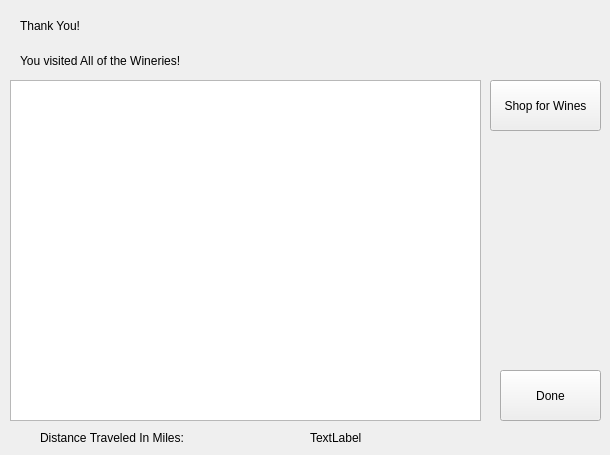
    <widget class="QWidget" name="page_finalVisitAll">
     <widget class="QListWidget" name="list_visitAll">
      <property name="geometry">
       <rect>
        <x>10</x>
        <y>80</y>
        <width>471</width>
        <height>341</height>
       </rect>
      </property>
     </widget>
     <widget class="QPushButton" name="pushButton_16">
      <property name="geometry">
       <rect>
        <x>490</x>
        <y>80</y>
        <width>111</width>
        <height>51</height>
       </rect>
      </property>
      <property name="text">
       <string>Shop for Wines</string>
      </property>
     </widget>
     <widget class="QPushButton" name="pushButton_17">
      <property name="geometry">
       <rect>
        <x>500</x>
        <y>370</y>
        <width>101</width>
        <height>51</height>
       </rect>
      </property>
      <property name="text">
       <string>Done</string>
      </property>
     </widget>
     <widget class="QLabel" name="label_3">
      <property name="geometry">
       <rect>
        <x>40</x>
        <y>430</y>
        <width>241</width>
        <height>16</height>
       </rect>
      </property>
      <property name="text">
       <string>Distance Traveled In Miles: </string>
      </property>
     </widget>
     <widget class="QLabel" name="label_distance_VisitAll">
      <property name="geometry">
       <rect>
        <x>310</x>
        <y>430</y>
        <width>191</width>
        <height>16</height>
       </rect>
      </property>
      <property name="text">
       <string>TextLabel</string>
      </property>
     </widget>
     <widget class="QLabel" name="visitAllTitle">
      <property name="geometry">
       <rect>
        <x>20</x>
        <y>50</y>
        <width>411</width>
        <height>21</height>
       </rect>
      </property>
      <property name="text">
       <string>You visited All of the Wineries!</string>
      </property>
     </widget>
     <widget class="QLabel" name="label_19">
      <property name="geometry">
       <rect>
        <x>20</x>
        <y>10</y>
        <width>411</width>
        <height>31</height>
       </rect>
      </property>
      <property name="text">
       <string>Thank You!</string>
      </property>
     </widget>
    </widget>
